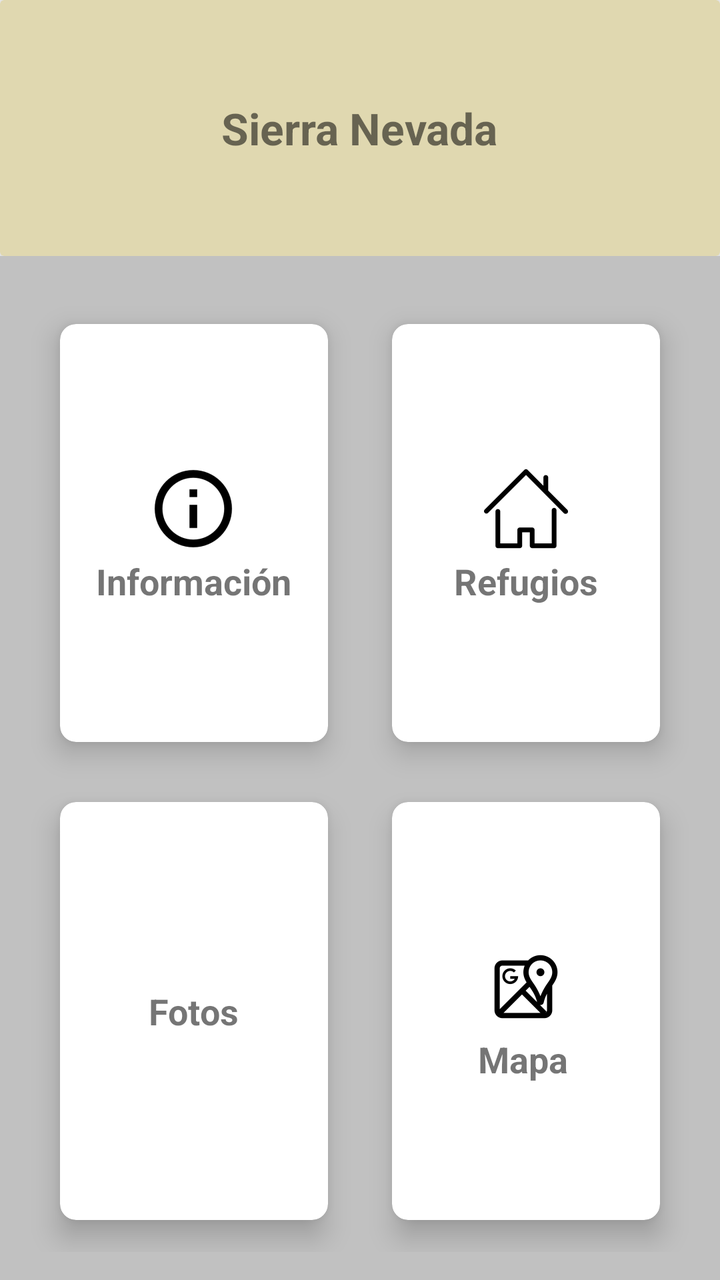
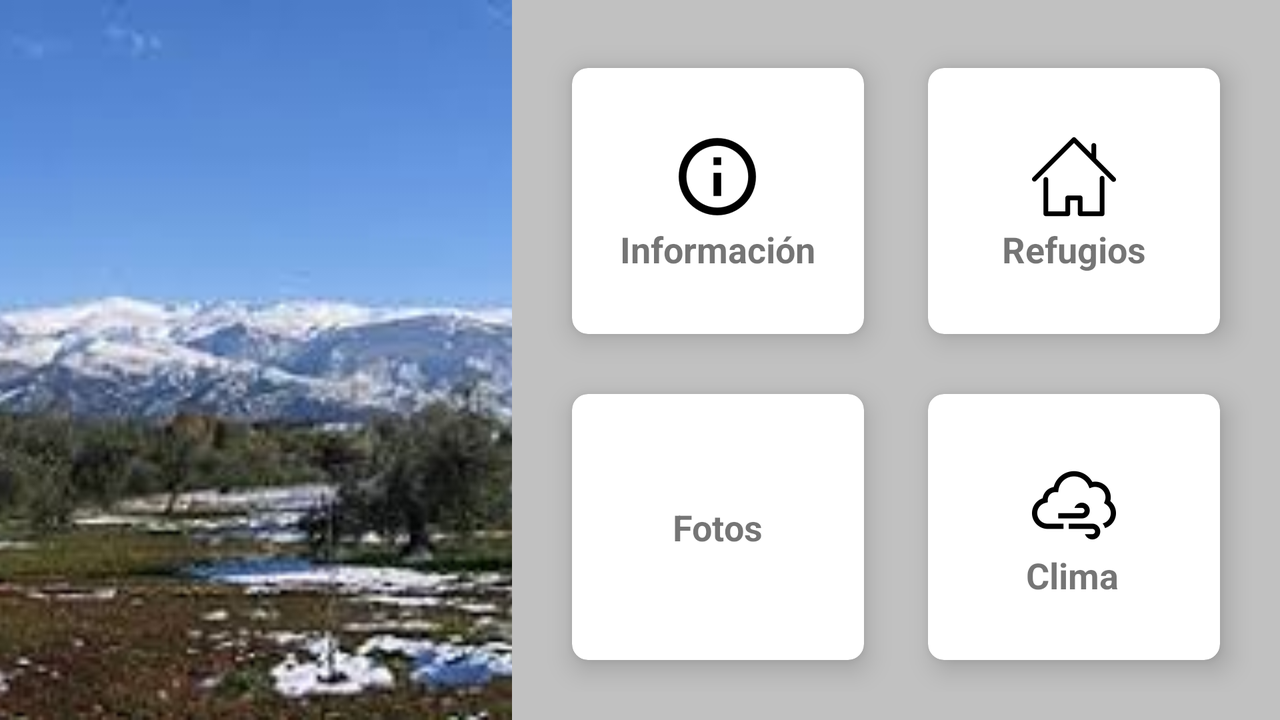

The same Android screen from two of the app's own layout files: first res/layout/ as a phone draws it, then the repository's variant for another configuration, drawn on a device whose configuration selects that folder. Both files follow.
<!-- AndroidManifest.xml: activity theme AppThemeNoActionBar -->
<!-- res/layout/fragment_sierra.xml -->
<?xml version="1.0" encoding="utf-8"?>
<FrameLayout xmlns:android="http://schemas.android.com/apk/res/android"
    xmlns:tools="http://schemas.android.com/tools"
    android:layout_width="match_parent"
    android:layout_height="match_parent"
    xmlns:app="http://schemas.android.com/apk/res-auto"
    tools:context=".SierraFragment">

    <LinearLayout
        android:layout_width="match_parent"
        android:layout_height="match_parent"
        android:orientation="vertical"
        android:weightSum="10"
        >
        
        <RelativeLayout
            android:layout_weight="2"
            android:layout_gravity="center"
            android:layout_width="match_parent"
            android:layout_height="0dp">

            <android.support.v7.widget.CardView
                android:layout_width="match_parent"
                android:layout_height="match_parent"
                app:cardElevation="10dp"
                app:cardBackgroundColor="@color/caqui"
                >
                    <TextView
                        android:id="@+id/textView_nombreSierra"
                        android:layout_gravity="center"
                        android:layout_width="wrap_content"
                        android:layout_height="wrap_content"
                        android:text="Sierra Nevada"
                        android:textSize="22dp"
                        android:textStyle="bold"
                        android:textAlignment="center"
                        />
            </android.support.v7.widget.CardView>
            
        </RelativeLayout>
        
        <GridLayout
            android:layout_width="match_parent"
            android:layout_height="0dp"
            android:layout_weight="8"
            android:columnCount="2"
            android:rowCount="2"
            android:background="#c1c1c1"
            android:alignmentMode="alignMargins"
            android:columnOrderPreserved="false"
            android:padding="14dp">

            
            <android.support.v7.widget.CardView
                android:id="@+id/cardView_infoSierra"
                android:layout_width="0dp"
                android:layout_height="0dp"
                android:layout_columnWeight="1"
                android:layout_rowWeight="1"
                android:layout_marginTop="20dp"
                android:layout_marginLeft="16dp"
                android:layout_marginRight="16dp"
                android:layout_marginBottom="30dp"
                app:cardElevation="8dp"
                app:cardCornerRadius="8dp">

                <LinearLayout
                    android:layout_gravity="center_horizontal|center_vertical"
                    android:layout_margin="10dp"
                    android:layout_width="wrap_content"
                    android:layout_height="wrap_content"
                    android:orientation="vertical">

                    <ImageView
                        android:id="@+id/imageView_infoSierra"
                        android:layout_gravity="center"
                        android:src="@drawable/ic_informacion"
                        android:layout_width="wrap_content"
                        android:layout_height="wrap_content" />

                    <TextView
                        android:id="@+id/textView_infoSierra"
                        android:layout_width="wrap_content"
                        android:layout_height="wrap_content"
                        android:text="Información"
                        android:textSize="18dp"
                        android:textStyle="bold"
                        android:textAlignment="center"
                        />
                </LinearLayout>
            </android.support.v7.widget.CardView>

            <android.support.v7.widget.CardView
                android:id="@+id/cardView_refugioSierra"
                android:layout_width="0dp"
                android:layout_height="0dp"
                android:layout_columnWeight="1"
                android:layout_rowWeight="1"
                android:layout_marginTop="20dp"
                android:layout_marginLeft="16dp"
                android:layout_marginRight="16dp"
                android:layout_marginBottom="30dp"
                app:cardElevation="8dp"
                app:cardCornerRadius="8dp">

                <LinearLayout
                    android:layout_gravity="center_horizontal|center_vertical"
                    android:layout_margin="10dp"
                    android:layout_width="wrap_content"
                    android:layout_height="wrap_content"
                    android:orientation="vertical">

                    <ImageView
                        android:id="@+id/imageView_refugioSierra"
                        android:src="@drawable/ic_refugio"
                        android:layout_gravity="center"
                        android:layout_width="wrap_content"
                        android:layout_height="wrap_content" />

                    <TextView
                        android:id="@+id/textView_refugioSierra"
                        android:layout_width="wrap_content"
                        android:layout_height="wrap_content"
                        android:text="Refugios"
                        android:textSize="18dp"
                        android:textStyle="bold"
                        android:textAlignment="center"
                        />
                </LinearLayout>
            </android.support.v7.widget.CardView>

            <android.support.v7.widget.CardView
                android:id="@+id/cardView_fotosSierras"
                android:layout_width="0dp"
                android:layout_height="0dp"
                android:layout_columnWeight="1"
                android:layout_rowWeight="1"
                android:layout_marginLeft="16dp"
                android:layout_marginRight="16dp"
                android:layout_marginBottom="16dp"
                app:cardElevation="8dp"
                app:cardCornerRadius="8dp">

                <LinearLayout
                    android:layout_gravity="center_horizontal|center_vertical"
                    android:layout_margin="10dp"
                    android:layout_width="wrap_content"
                    android:layout_height="wrap_content"
                    android:orientation="vertical">

                    <ImageView
                        android:id="@+id/imageView_fotosSierra"
                        android:layout_gravity="center"
                        android:layout_width="wrap_content"
                        android:layout_height="wrap_content"
                        android:src="@drawable/ic_foto"/>

                    <TextView
                        android:id="@+id/textView_fotosSierra"
                        android:layout_width="wrap_content"
                        android:layout_height="wrap_content"
                        android:text="Fotos"
                        android:textSize="18dp"
                        android:textStyle="bold"
                        android:textAlignment="center"
                        />
                </LinearLayout>
            </android.support.v7.widget.CardView>

            <android.support.v7.widget.CardView
                android:id="@+id/cardView_mapaSierra"
                android:layout_width="0dp"
                android:layout_height="0dp"
                android:layout_columnWeight="1"
                android:layout_rowWeight="1"
                android:layout_marginLeft="16dp"
                android:layout_marginRight="16dp"
                android:layout_marginBottom="16dp"
                app:cardElevation="8dp"
                app:cardCornerRadius="8dp">

                <LinearLayout
                    android:layout_gravity="center_horizontal|center_vertical"
                    android:layout_margin="10dp"
                    android:layout_width="wrap_content"
                    android:layout_height="wrap_content"
                    android:orientation="vertical">

                    <ImageView
                        android:id="@+id/imageView_mapaSierra"
                        android:layout_gravity="center"
                        android:src="@drawable/ic_mapas"
                        android:layout_width="wrap_content"
                        android:layout_height="wrap_content" />

                    <TextView
                        android:id="@+id/textView_mapaSierra"
                        android:layout_width="wrap_content"
                        android:layout_height="wrap_content"
                        android:text="Mapa"
                        android:textSize="18dp"
                        android:textStyle="bold"
                        android:textAlignment="center"
                        />
                </LinearLayout>
            </android.support.v7.widget.CardView>

        </GridLayout>

    </LinearLayout>

</FrameLayout>
<!-- resources referenced by this layout -->
<resources>
  <color name="caqui">#e0d8b0</color>
  <!-- drawable ic_informacion: png bitmap (drawable-hdpi, 859 bytes) -->
  <!-- drawable ic_mapas: png bitmap (drawable-hdpi, 1029 bytes) -->
  <!-- drawable ic_refugio: png bitmap (drawable-hdpi, 816 bytes) -->
  <style name="AppThemeNoActionBar" parent="Theme.AppCompat.Light.NoActionBar">
          
          <item name="colorPrimary">@color/caqui</item>
          <item name="colorPrimaryDark">@color/caquiOscuro</item>
          <item name="colorAccent">@color/colorAccent</item>
      </style>
  <color name="caquiOscuro">#c9bc77</color>
  <color name="colorAccent">#FF4081</color>
</resources>
<!-- res/layout-land/fragment_sierra.xml (the repository's variant of the layout above) -->
<!-- drawn on the phone turned sideways -->
<?xml version="1.0" encoding="utf-8"?>
<FrameLayout xmlns:android="http://schemas.android.com/apk/res/android"
    xmlns:tools="http://schemas.android.com/tools"
    android:layout_width="match_parent"
    android:layout_height="match_parent"
    xmlns:app="http://schemas.android.com/apk/res-auto"
    tools:context=".sierras.SierraFragment">

    <LinearLayout
        android:layout_width="match_parent"
        android:layout_height="match_parent"
        android:orientation="horizontal"
        android:weightSum="10"
        >

        <RelativeLayout
            android:layout_weight="4"
            android:layout_gravity="center"
            android:layout_width="0dp"
            android:layout_height="match_parent">

            <ImageView
                android:id="@+id/iv_sierraPanel"
                android:layout_width="match_parent"
                android:layout_height="match_parent"
                android:scaleType="centerCrop"
                android:src="@drawable/sierra_nevada"/>

            

        </RelativeLayout>

        <GridLayout
            android:layout_width="0dp"
            android:layout_height="match_parent"
            android:layout_weight="6"
            android:columnCount="2"
            android:rowCount="2"
            android:background="@color/grisClaro"
            android:alignmentMode="alignMargins"
            android:columnOrderPreserved="false"
            android:padding="14dp">

            
            <android.support.v7.widget.CardView
                android:id="@+id/cardView_infoSierra"
                android:layout_width="0dp"
                android:layout_height="0dp"
                android:layout_columnWeight="1"
                android:layout_rowWeight="1"
                android:layout_marginTop="20dp"
                android:layout_marginLeft="16dp"
                android:layout_marginRight="16dp"
                android:layout_marginBottom="30dp"
                app:cardElevation="8dp"
                app:cardCornerRadius="8dp">

                <LinearLayout
                    android:layout_gravity="center_horizontal|center_vertical"
                    android:layout_margin="10dp"
                    android:layout_width="wrap_content"
                    android:layout_height="wrap_content"
                    android:orientation="vertical">

                    <ImageView
                        android:id="@+id/imageView_infoSierra"
                        android:layout_gravity="center"
                        android:src="@drawable/ic_informacion"
                        android:layout_width="wrap_content"
                        android:layout_height="wrap_content" />

                    <TextView
                        android:id="@+id/textView_infoSierra"
                        android:layout_width="wrap_content"
                        android:layout_height="wrap_content"
                        android:text="@string/informacion"
                        android:textSize="18dp"
                        android:textStyle="bold"
                        android:textAlignment="center"
                        />
                </LinearLayout>
            </android.support.v7.widget.CardView>

            <android.support.v7.widget.CardView
                android:id="@+id/cardView_refugioSierra"
                android:layout_width="0dp"
                android:layout_height="0dp"
                android:layout_columnWeight="1"
                android:layout_rowWeight="1"
                android:layout_marginTop="20dp"
                android:layout_marginLeft="16dp"
                android:layout_marginRight="16dp"
                android:layout_marginBottom="30dp"
                app:cardElevation="8dp"
                app:cardCornerRadius="8dp">

                <LinearLayout
                    android:layout_gravity="center_horizontal|center_vertical"
                    android:layout_margin="10dp"
                    android:layout_width="wrap_content"
                    android:layout_height="wrap_content"
                    android:orientation="vertical">

                    <ImageView
                        android:id="@+id/imageView_refugioSierra"
                        android:src="@drawable/ic_refugio"
                        android:layout_gravity="center"
                        android:layout_width="wrap_content"
                        android:layout_height="wrap_content" />

                    <TextView
                        android:id="@+id/textView_refugioSierra"
                        android:layout_width="wrap_content"
                        android:layout_height="wrap_content"
                        android:text="@string/refugios"
                        android:textSize="18dp"
                        android:textStyle="bold"
                        android:textAlignment="center"
                        />
                </LinearLayout>
            </android.support.v7.widget.CardView>

            
            <android.support.v7.widget.CardView
                android:id="@+id/cardView_fotosSierras"
                android:layout_width="0dp"
                android:layout_height="0dp"
                android:layout_columnWeight="1"
                android:layout_rowWeight="1"
                android:layout_marginLeft="16dp"
                android:layout_marginRight="16dp"
                android:layout_marginBottom="16dp"
                app:cardElevation="8dp"
                app:cardCornerRadius="8dp">

                <LinearLayout
                    android:layout_gravity="center_horizontal|center_vertical"
                    android:layout_margin="10dp"
                    android:layout_width="wrap_content"
                    android:layout_height="wrap_content"
                    android:orientation="vertical">

                    <ImageView
                        android:id="@+id/imageView_fotosSierra"
                        android:layout_gravity="center"
                        android:layout_width="wrap_content"
                        android:layout_height="wrap_content"
                        android:src="@drawable/ic_foto"/>

                    <TextView
                        android:id="@+id/textView_fotosSierra"
                        android:layout_width="wrap_content"
                        android:layout_height="wrap_content"
                        android:text="@string/fotos"
                        android:textSize="18dp"
                        android:textStyle="bold"
                        android:textAlignment="center"
                        />
                </LinearLayout>
            </android.support.v7.widget.CardView>

            <android.support.v7.widget.CardView
                android:id="@+id/cardView_climaSierra"
                android:layout_width="0dp"
                android:layout_height="0dp"
                android:layout_columnWeight="1"
                android:layout_rowWeight="1"
                android:layout_marginLeft="16dp"
                android:layout_marginRight="16dp"
                android:layout_marginBottom="16dp"
                app:cardElevation="8dp"
                app:cardCornerRadius="8dp">

                <LinearLayout
                    android:layout_gravity="center_horizontal|center_vertical"
                    android:layout_margin="10dp"
                    android:layout_width="wrap_content"
                    android:layout_height="wrap_content"
                    android:orientation="vertical">

                    <ImageView
                        android:id="@+id/imageView_climaSierra"
                        android:layout_gravity="center"
                        android:src="@drawable/ic_weather_m"
                        android:layout_width="wrap_content"
                        android:layout_height="wrap_content" />

                    <TextView
                        android:id="@+id/textView_climaSierra"
                        android:layout_width="wrap_content"
                        android:layout_height="wrap_content"
                        android:text="@string/clima"
                        android:textSize="18dp"
                        android:textStyle="bold"
                        android:textAlignment="center"
                        />
                </LinearLayout>
            </android.support.v7.widget.CardView>

        </GridLayout>

    </LinearLayout>

</FrameLayout>
<!-- resources referenced by the variant -->
<!-- as the phone turned sideways resolves them -->
<resources>
  <color name="grisClaro">#c1c1c1</color>
  <!-- drawable ic_informacion: png bitmap (drawable-hdpi, 859 bytes) -->
  <!-- drawable ic_refugio: png bitmap (drawable-hdpi, 816 bytes) -->
  <!-- drawable ic_weather_m: png bitmap (drawable-hdpi, 1045 bytes) -->
  <!-- drawable sierra_nevada: jpg bitmap (drawable, 9953 bytes) -->
  <string name="clima">Clima</string>
  <string name="fotos">Fotos</string>
  <string name="informacion">Información</string>
  <string name="refugios">Refugios</string>
  <style name="AppThemeNoActionBar" parent="Theme.AppCompat.Light.NoActionBar">
          
          <item name="colorPrimary">@color/caqui</item>
          <item name="colorPrimaryDark">@color/caquiOscuro</item>
          <item name="colorAccent">@color/colorAccent</item>
      </style>
  <color name="caqui">#e0d8b0</color>
  <color name="caquiOscuro">#c9bc77</color>
  <color name="colorAccent">#FF4081</color>
</resources>
